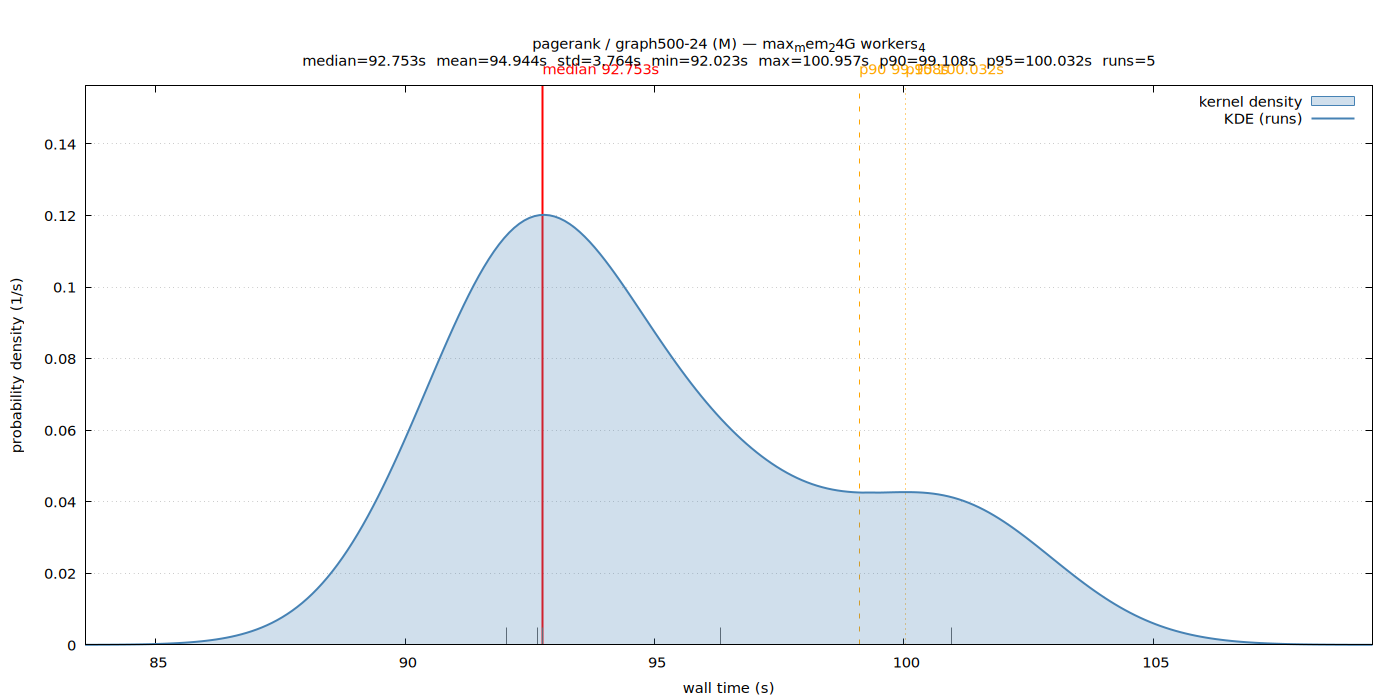

Here is the gnuplot script that generated this plot:
set terminal pngcairo size 1400,700 enhanced font 'Sans,11'
set output '/home/ubuntu/nvm/results/pagerank/M/graph500-24/max_mem_24G_workers_4/wall_time.png'
set title "pagerank / graph500-24 (M) — max_mem_24G workers_4\nmedian=92.753s  mean=94.944s  std=3.764s  min=92.023s  max=100.957s  p90=99.108s  p95=100.032s  runs=5"
set xlabel 'wall time (s)'
set ylabel 'probability density (1/s)'
set tmargin 5
set yrange [0:0.156221]
set xrange [83.580796:109.399092]
set grid y
set key top right
set arrow from 92.753087,0 to 92.753087,0.156221 nohead lc rgb 'red' lw 2
set label 'median 92.753s' at 92.753087,0.156221 offset char 0,1 tc rgb 'red'
set arrow from 99.107543,0 to 99.107543,0.156221 nohead lc rgb 'orange' lw 1 dt 2
set label 'p90 99.108s' at 99.107543,0.156221 offset char 0,1 tc rgb 'orange'
set arrow from 100.032253,0 to 100.032253,0.156221 nohead lc rgb 'orange' lw 1 dt 3
set label 'p95 100.032s' at 100.032253,0.156221 offset char 0,1 tc rgb 'orange'
set arrow from 92.022925,0 to 92.022925,0.00480679 nohead lc rgb '#666666' lw 1
set arrow from 100.956963,0 to 100.956963,0.00480679 nohead lc rgb '#666666' lw 1
set arrow from 96.333414,0 to 96.333414,0.00480679 nohead lc rgb '#666666' lw 1
set arrow from 92.652252,0 to 92.652252,0.00480679 nohead lc rgb '#666666' lw 1
set arrow from 92.753087,0 to 92.753087,0.00480679 nohead lc rgb '#666666' lw 1
plot '/home/ubuntu/nvm/results/pagerank/M/graph500-24/max_mem_24G_workers_4/wall_time.dat' using 1:2 with filledcurves y=0 lc rgb '#4682b4' fs transparent solid 0.25 title 'kernel density', \
     '/home/ubuntu/nvm/results/pagerank/M/graph500-24/max_mem_24G_workers_4/wall_time.dat' using 1:2 with lines lw 2 lc rgb '#4682b4' title 'KDE (runs)'
